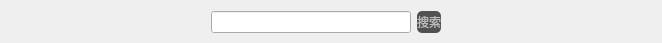
<?xml version="1.0" encoding="UTF-8"?>
<ui version="4.0">
 <class>MainwindowTitle</class>
 <widget class="QWidget" name="MainwindowTitle">
  <property name="geometry">
   <rect>
    <x>0</x>
    <y>0</y>
    <width>662</width>
    <height>43</height>
   </rect>
  </property>
  <property name="minimumSize">
   <size>
    <width>0</width>
    <height>35</height>
   </size>
  </property>
  <property name="maximumSize">
   <size>
    <width>16777215</width>
    <height>43</height>
   </size>
  </property>
  <property name="windowTitle">
   <string>Form</string>
  </property>
  <layout class="QHBoxLayout" name="horizontalLayout">
   <item>
    <spacer name="horizontalSpacer">
     <property name="orientation">
      <enum>Qt::Horizontal</enum>
     </property>
     <property name="sizeType">
      <enum>QSizePolicy::Fixed</enum>
     </property>
     <property name="sizeHint" stdset="0">
      <size>
       <width>200</width>
       <height>22</height>
      </size>
     </property>
    </spacer>
   </item>
   <item>
    <widget class="QLineEdit" name="searchBox">
     <property name="sizePolicy">
      <sizepolicy hsizetype="Fixed" vsizetype="Fixed">
       <horstretch>0</horstretch>
       <verstretch>0</verstretch>
      </sizepolicy>
     </property>
     <property name="minimumSize">
      <size>
       <width>200</width>
       <height>22</height>
      </size>
     </property>
     <property name="maximumSize">
      <size>
       <width>200</width>
       <height>22</height>
      </size>
     </property>
     <property name="styleSheet">
      <string notr="true"/>
     </property>
     <property name="clearButtonEnabled">
      <bool>true</bool>
     </property>
    </widget>
   </item>
   <item>
    <widget class="QPushButton" name="searchBotton">
     <property name="sizePolicy">
      <sizepolicy hsizetype="Minimum" vsizetype="Fixed">
       <horstretch>40</horstretch>
       <verstretch>22</verstretch>
      </sizepolicy>
     </property>
     <property name="minimumSize">
      <size>
       <width>22</width>
       <height>22</height>
      </size>
     </property>
     <property name="maximumSize">
      <size>
       <width>40</width>
       <height>20</height>
      </size>
     </property>
     <property name="styleSheet">
      <string notr="true">/**********按钮**********/
QPushButton{

	border: none;
	border-radius: 5px;
	min-width: 22px;
	min-height: 22px;	
}

QPushButton:enabled {
        background: rgb(81, 81, 81);
        	color: rgb(188, 188, 188);
}
QPushButton:!enabled {
        background: rgb(100, 100, 100);
        color: rgb(200, 200, 200);
}
QPushButton:enabled:hover{
        background: rgb(85, 85, 85);
}
QPushButton:enabled:pressed{
        background: rgb(80, 80, 80);
}</string>
     </property>
     <property name="text">
      <string>搜索</string>
     </property>
    </widget>
   </item>
   <item>
    <spacer name="horizontalSpacer_2">
     <property name="orientation">
      <enum>Qt::Horizontal</enum>
     </property>
     <property name="sizeHint" stdset="0">
      <size>
       <width>96</width>
       <height>22</height>
      </size>
     </property>
    </spacer>
   </item>
   <item>
    <widget class="QPushButton" name="btnHide">
     <property name="styleSheet">
      <string notr="true">QPushButton{

	border: none;
	border-radius: 5px;
	min-width: 22px;
	min-height: 22px;	
}

QPushButton:enabled {
        background: transparent;
        	color: rgb(188, 188, 188);
}
QPushButton:!enabled {
        background: rgb(100, 100, 100);
        color: rgb(200, 200, 200);
}
QPushButton:enabled:hover{
        background: rgb(85, 85, 85);
}
QPushButton:enabled:pressed{
        background: rgb(80, 80, 80);
}
</string>
     </property>
     <property name="text">
      <string/>
     </property>
     <property name="icon">
      <iconset resource="mainwindow.qrc">
       <normaloff>:/image/resource/hide.png</normaloff>:/image/resource/hide.png</iconset>
     </property>
    </widget>
   </item>
   <item>
    <widget class="QPushButton" name="btnFullScreen">
     <property name="styleSheet">
      <string notr="true">QPushButton{

	border: none;
	border-radius: 5px;
	min-width: 22px;
	min-height: 22px;	
}

QPushButton:enabled {
        background: transparent;
        	color: rgb(188, 188, 188);
}
QPushButton:!enabled {
        background: rgb(100, 100, 100);
        color: rgb(200, 200, 200);
}
QPushButton:enabled:hover{
        background: rgb(85, 85, 85);
}
QPushButton:enabled:pressed{
        background: rgb(80, 80, 80);
}
</string>
     </property>
     <property name="text">
      <string/>
     </property>
     <property name="icon">
      <iconset resource="mainwindow.qrc">
       <normaloff>:/image/resource/fullscreen.png</normaloff>:/image/resource/fullscreen.png</iconset>
     </property>
    </widget>
   </item>
   <item>
    <widget class="QPushButton" name="btnExit">
     <property name="baseSize">
      <size>
       <width>0</width>
       <height>0</height>
      </size>
     </property>
     <property name="styleSheet">
      <string notr="true">QPushButton{

	border: none;
	border-radius: 5px;
	min-width: 22px;
	min-height: 22px;	
}

QPushButton:enabled {
        background: transparent;
        	color: rgb(188, 188, 188);
}
QPushButton:!enabled {
        background: rgb(100, 100, 100);
        color: rgb(200, 200, 200);
}
QPushButton:enabled:hover{
        background: rgb(85, 85, 85);
}
QPushButton:enabled:pressed{
        background: rgb(80, 80, 80);
}
</string>
     </property>
     <property name="text">
      <string/>
     </property>
     <property name="icon">
      <iconset resource="mainwindow.qrc">
       <normaloff>:/image/resource/cross.png</normaloff>:/image/resource/cross.png</iconset>
     </property>
     <property name="iconSize">
      <size>
       <width>16</width>
       <height>16</height>
      </size>
     </property>
    </widget>
   </item>
  </layout>
 </widget>
 <resources>
  <include location="mainwindow.qrc"/>
 </resources>
 <connections/>
</ui>
